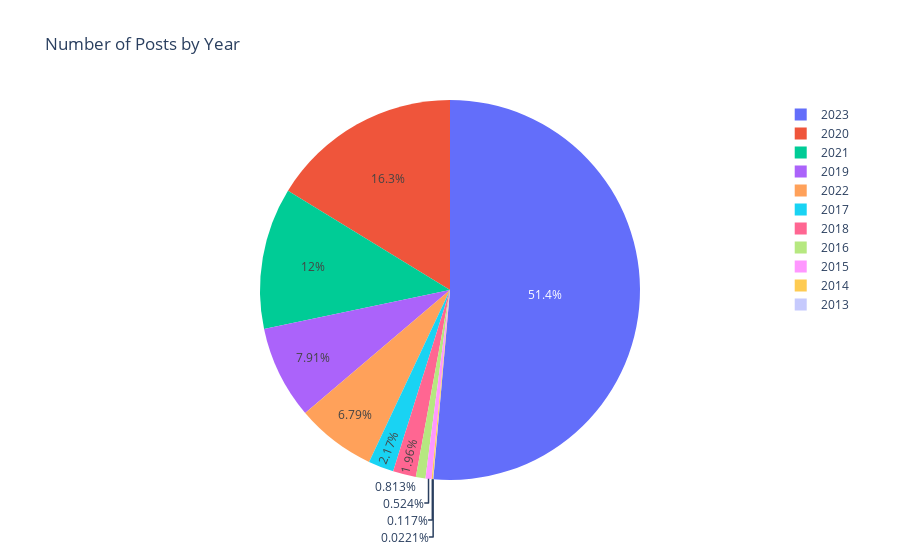

Notebook code for this chart:
### Code cell
# pie chart of how many comments there are from each year
df = pd.read_csv('../../data/merged_data_sentiment.csv')
df['Year'] = pd.to_datetime(df['Date']).dt.to_period('Y').astype(str)
df = df.groupby(['Year']).agg({'ID': 'count'}).reset_index()
fig = go.Figure(data=[go.Pie(labels=df['Year'], values=df['ID'])])
fig.update_layout(title_text="Number of Posts by Year")
fig.show()

### Figure 1 — Plotly figure (JSON) as saved in the notebook; plotly's stock layout.template omitted (floating-point values rounded to 4 significant figures)
{"data": [{"labels": ["2013", "2014", "2015", "2016", "2017", "2018", "2019", "2020", "2021", "2022", "2023"], "type": "pie", "values": [15, 79, 355, 551, 1469, 1325, 5360, 11014, 8153, 4599, 34820]}], "layout": {"title": {"text": "Number of Posts by Year"}}}
